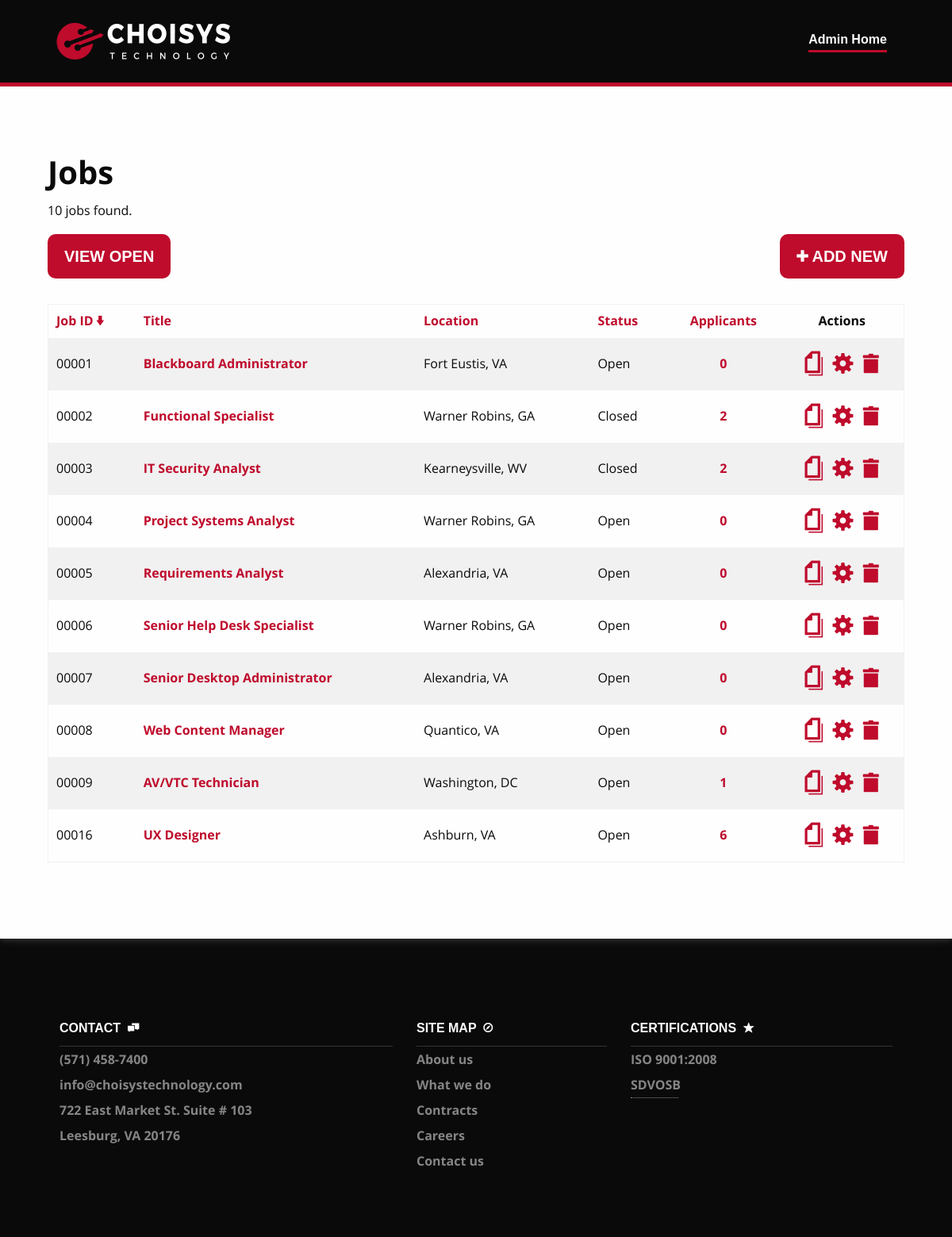
Page /src/html/admin/index.php?all=true&sort=id on the committed database.
### tables this page shows
CREATE TABLE `jobreqs` (
  `ID` int(5) UNSIGNED ZEROFILL NOT NULL,
  `TITLE` varchar(50)  NOT NULL,
  `LOCATION` varchar(50)  NOT NULL,
  `JOB_TYPE` enum('Part Time','Full Time')  NOT NULL,
  `JOB_STATUS` enum('Contingent','Funded')  NOT NULL,
  `CLEARANCE` enum('None','Public Trust','Secret','Top Secret')  NOT NULL,
  `DESCRIPTION` mediumtext  NOT NULL,
  `RESPONSIBILITY` mediumtext  NOT NULL,
  `EXPERIENCE` mediumtext  NOT NULL,
  `EDUCATION` mediumtext  NOT NULL,
  `DATE_CREATED` timestamp NOT NULL DEFAULT CURRENT_TIMESTAMP,
  `DATE_FILLED` date DEFAULT NULL
);

### src/private/functions.php (called while the page is built, shortened)
<?php
	function find_all_jobs($open=false, $sort="title") {
		global $connection;
        $query = "SELECT j.*, COUNT(a.email) AS TOTAL ";
        $query .= "FROM jobreqs AS j ";
        $query .= "LEFT JOIN applications AS a ";
        $query .= "ON j.id=a.jobreq_id ";
        $query .= "GROUP BY j.id ";
        if ($sort==="title") { $query .= "ORDER BY j.title"; }
        else if ($sort==="loc") { $query .= "ORDER BY j.location"; }
        else if ($sort==="status") { $query .= "ORDER BY j.date_filled, j.title"; }
        else if ($sort==="total") { $query .= "ORDER BY TOTAL DESC"; }
        else if ($sort==="id") { $query .= "ORDER BY j.id"; }
        else { $query .= "ORDER BY j.title"; }
        $job_set = mysqli_query($connection, $query);
		return $job_set;
        return $query;
	}
?>

### src/html/admin/index.php (the view, shortened to what this page needs)
<?php
  include('../../private/functions.php');
  if(isset($_GET['sort'])) {
    $sort = $_GET['sort'];
  } else {
    $sort = "title";
  }
  if(isset($_GET['all'])) {
    if($_GET['all'] === "false") {
      $all = "false";
      $ALL = FALSE;
    } else {
      $all = "true";
      $ALL = TRUE;
    }
  } else {
    $all = "true";
    $ALL = TRUE;
  }
  $jobs = find_all_jobs($ALL, $sort);
  $totalAll = mysqli_num_rows($jobs);
  include('../../private/header.php');
?>
  <main>
    <div class="wrap">
     <h1>Jobs</h1>
      <p><?php echo $totalAll; ?> jobs found.</p>
      <p><a href="index.php?all=<?php if($all === "true") { echo "false"; } else { echo "true"; } ?>&sort=<?php echo $sort; ?>" class="button primary large">View <?php if($all === "true") { echo "Open"; } else { echo "All"; } ?></a>
      <a href="add-job.php" class="button primary large float-right"><i class="fi-plus"></i> Add New</a></p>
       <table>
        <tr>
         <th><a href="index.php?all=<?php echo $all;?>&sort=id">Job ID<?php if(isset($_GET['sort']) and ($_GET['sort'] === 'id')) { echo " <i class=\"fi-arrow-down\"></i>"; } ?></a></th>
          <th><a href="index.php?all=<?php echo $all;?>&sort=title">Title<?php if(isset($_GET['sort']) and ($_GET['sort'] === 'title')) { echo " <i class=\"fi-arrow-down\"></i>"; } ?></a></th>
          <th><a href="index.php?all=<?php echo $all;?>&sort=loc">Location<?php if(isset($_GET['sort']) and ($_GET['sort'] === 'loc')) { echo " <i class=\"fi-arrow-down\"></i>"; } ?></a></th>
          <th><a href="index.php?all=<?php echo $all;?>&sort=status">Status<?php if(isset($_GET['sort']) and ($_GET['sort'] === 'status')) { echo " <i class=\"fi-arrow-down\"></i>"; } ?></a></th>
          <th class="text-center"><a href="index.php?all=<?php echo $all;?>&sort=total">Applicants<?php if(isset($_GET['sort']) and ($_GET['sort'] === 'total')) { echo " <i class=\"fi-arrow-down\"></i>"; } ?></a></th>
         <th class="text-center">Actions</th>
        </tr>
        <?php
        while ($row = $jobs->fetch_assoc())
        {
          $htmlsafe_jobid = htmlentities($row['ID']);
          $htmlsafe_title = htmlentities($row['TITLE']);
          $htmlsafe_location = htmlentities($row['LOCATION']);
          $htmlsafe_filled = htmlentities($row['DATE_FILLED'] ?? '');
          if($htmlsafe_filled === "") { $htmlsafe_filled = "Open"; } else { $htmlsafe_filled = "Closed"; }
          $htmlsafe_total = htmlentities($row['TOTAL']);
         ?>
        <tr>
          <td><?php echo $htmlsafe_jobid; ?></td>
          <td><?php echo "<a href=\"details-job.php?jobid=" . $htmlsafe_jobid . "\">" . $htmlsafe_title . "</a>"; ?></td>
          <td><?php echo $htmlsafe_location; ?></td>
          <td><?php echo $htmlsafe_filled; ?></td>
          <td class="text-center"><a href="details-job.php?jobid=<?php echo $htmlsafe_jobid; ?>#applications"><?php echo $htmlsafe_total; ?></a></td>
          <td class="text-center"><a href="copy-job.php?jobid=<?php echo $htmlsafe_jobid; ?>"><i class="fi-page-copy" style="font-size: 2.0rem;"></i> </a>  &nbsp;
              <a href="edit-job.php?jobid=<?php echo $htmlsafe_jobid; ?>"><i class="fi-widget" style="font-size: 2.0rem;"></i> </a> &nbsp;
              <a href="delete-job.php?jobid=<?php echo $htmlsafe_jobid; ?>"><i class="fi-trash" style="font-size: 2.0rem;"></i> </a> </td>
        </tr>
        <?php } ?>
        </table>
       </div>
    </main>
<?php
    include('../../private/footer.php');
?>

### rows in the picture
jobreqs: ID "00001", TITLE "Blackboard Administrator", LOCATION "Fort Eustis, VA", DATE_FILLED "Open", htmlsafe_total "0"
jobreqs: ID "00002", TITLE "Functional Specialist", LOCATION "Warner Robins, GA", DATE_FILLED "Closed", htmlsafe_total "2"
jobreqs: ID "00003", TITLE "IT Security Analyst", LOCATION "Kearneysville, WV", DATE_FILLED "Closed", htmlsafe_total "2"
jobreqs: ID "00004", TITLE "Project Systems Analyst", LOCATION "Warner Robins, GA", DATE_FILLED "Open", htmlsafe_total "0"
jobreqs: ID "00005", TITLE "Requirements Analyst", LOCATION "Alexandria, VA", DATE_FILLED "Open", htmlsafe_total "0"
jobreqs: ID "00006", TITLE "Senior Help Desk Specialist", LOCATION "Warner Robins, GA", DATE_FILLED "Open", htmlsafe_total "0"
jobreqs: ID "00007", TITLE "Senior Desktop Administrator", LOCATION "Alexandria, VA", DATE_FILLED "Open", htmlsafe_total "0"
jobreqs: ID "00008", TITLE "Web Content Manager", LOCATION "Quantico, VA", DATE_FILLED "Open", htmlsafe_total "0"
jobreqs: ID "00009", TITLE "AV/VTC Technician", LOCATION "Washington, DC", DATE_FILLED "Open", htmlsafe_total "1"
jobreqs: ID "00016", TITLE "UX Designer", LOCATION "Ashburn, VA", DATE_FILLED "Open", htmlsafe_total "6"

### other values in the picture
$totalAll "10"
